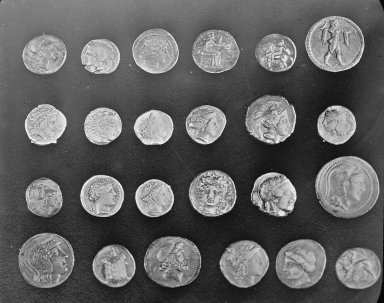
#> input picture skimage.data.coins(), 384 x 303 px
$ jupyter execute 02-filter_basics.ipynb
#> lines starting #> are read from the running program, lines starting #| are printed output that depends on the picture
# Filtering
Filters are arbitrary linear functions and can therefore be used to perform many different kinds of operations. In this exercise, we will explore image filtering, a powerful technique in image processing, to understand how filters can be applied to modify, or extract specific features from images.
As a first step, import the necessary libraries:

[cell 1]
import numpy as np
from skimage import data, color
from scipy.ndimage import convolve, correlate
from scipy import stats, signal
from skimage import filters, feature, transform, io
from skimage.transform import pyramid_gaussian
import matplotlib.pyplot as plt

We will use the same set of example images from the Scikit-Image library that were used in the tutorial. You can use and modify the code below to load and inspect any of the images:

[cell 2]
print(data.__all__)
plt.imshow(data.coins(), cmap="gray")
plt.axis(False)

---
**Task 1 (easy): Shifting pixels👩‍💻♾️**
Construct a filter that shifts pixels in the image by $n$ pixels to the right.
1. Create a function with parameter `n`
 that returns a kernel that can be used to shift an image `n`
 pixels to the right.
2. Apply the filter to one of the example images and show the results. Try out multiple different values for `n`
.
3. Make the functions `shift_to_left`
, `shift_to_up`
, and `shift_to_down`
 to shift the input images $n$ pixels to the left, up and down. Use one of the example images to test these functions and evaluate if the images are correctly shifted.
4. (Optional) Modify the filter to not only shift the pixel to the right (or the other directions) but also decrease its brightness.

---

[cell 3]
fig, axs = plt.subplots(1, 5, figsize=(20, 10))

to_shift = 200

axs[0].imshow(data.coins(), cmap='grey')

# 1
def shift_to_right(n):
    """
    Param n: number of pixels to shift to the right.

    Returns: kernel for shifting.
    """
#> called with n = 200
    # write your solution here
    zeros = np.zeros(n)
#> zeros = 200 values from 0 to 0
    zeros[n - 1] = 1
    return np.array([zeros])
    # zeros = np.zeros((n, n))
    # zeros[0, n - 1] = 1
    # return np.array(zeros)

# 2
axs[1].imshow(convolve(data.coins(), shift_to_right(to_shift)), cmap="grey")
axs[1].set_title(f'{to_shift}Shift to the right')
axs[1].axis('off')

# 3
def shift_to_left(n):
#> called with n = 200
    zeros = np.zeros(n)
#> zeros = 200 values from 0 to 0
    zeros[0] = 1
    return np.array([zeros])

def shift_to_up(n):
#> called with n = 200
    zeros = np.zeros((n, 1))
#> zeros = 200 values from 0 to 0
    zeros[0, 0] = 1
    return zeros

def shift_to_down(n):
#> called with n = 200
    zeros = np.zeros((n, 1))
#> zeros = 200 values from 0 to 0
    zeros[n - 1, 0] = 1
    return zeros

axs[2].imshow(convolve(data.coins(), shift_to_left(to_shift)), cmap='grey')
axs[2].set_title(f'{to_shift} Shift to the left')
axs[2].axis('off')

axs[3].imshow(convolve(data.coins(), shift_to_up(to_shift)), cmap='grey')
axs[3].set_title(f'{to_shift} Shift up')
axs[3].axis('off')

axs[4].imshow(convolve(data.coins(), shift_to_down(to_shift)), cmap='grey')
axs[4].set_title(f'{to_shift} Shift down')
axs[4].axis('off')
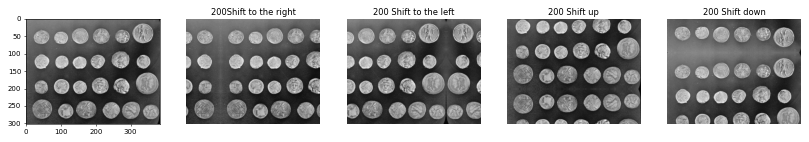
#> figure drawn by matplotlib, 5 panels

---
**Task 2 (medium): Gaussian blurring👩‍💻**
Construct a Gaussian filter and apply it to an image by following the steps below:
1. Design a 3x3 kernel (filter) for Gaussian blurring. Each element of the filter should be filled with values that approximate a Gaussian distribution.

**Hint**
The filter was covered during the lecture.

2. Plot the Gaussian Blur filter.
3. Apply the filter to one of the example image and display the original and blurred images side by side.
4. Explain the underlying reasons for the observed effects produced by this filter.
5. Implement the increased Gaussian blurring kernel shown below. Apply the filter to the selected image and compare the results to the results obtained in the previous steps. Explain the observed effects.

$$
\begin{equation}
\frac{1}{256}
\begin{bmatrix}
1 & 4 & 6 & 4 & 1 \\
4 & 16 & 24 & 16 & 4 \\
6 & 24 & 36 & 24 & 6 \\
4 & 16 & 24 & 16 & 4 \\
1 & 4 & 6 & 4 & 1 \\
\end{bmatrix}
\end{equation}
$$

---

4. The kernel is created using the Gaussian distribution, which assumes most values fall within a given range. Now twisting this a bit and instead giving the distributions as a weight, on how much a pixel should count toward the final transformation of the kernel. This is indicated by the ply, which shows values closer to the center having a higher weight
5. While it's difficult to tell the difference between a gaussian kernel og 3 and 5, it's clear that the gaussian kernel have applied some smoothening compared to the original image

[cell 4]
# write your solution here
# 1
sigma_gaussian = 2.0

def get_symmetrical_gaussian_kernel(size, sigma=1.0):
#> called with size = 3, sigma = 2
    kernel = np.ones((size, size))
    kernel /= 2 * np.pi * sigma**2

    half = size // 2
    for x in range(size):
        for y in range(size):
            kernel[x, y] *= np.exp(-((x-half)**2 + (y-half)**2)/(2*sigma**2))

    return kernel

gaussian_kernel_3 = get_symmetrical_gaussian_kernel(3, sigma_gaussian)
gaussian_kernel_3

# 2
plt.imshow(gaussian_kernel_3, interpolation='nearest', cmap='copper')
plt.colorbar()
plt.show()
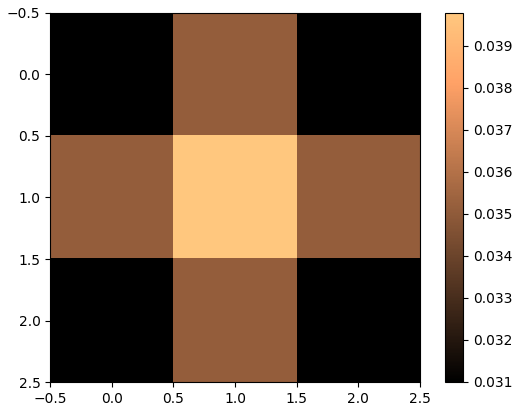
#> figure drawn by matplotlib, 2 panels

# 3
fig, axs = plt.subplots(1, 3, figsize=(20, 10))

img = data.coins()
#> img is the input picture: shape (303, 384); min 1, max 252, mean 96.9
axs[0].imshow(img, cmap='grey')
axs[0].set_title(f'Original image')
axs[0].axis('off')

axs[1].imshow(convolve(img, gaussian_kernel_3), cmap='grey')
axs[1].set_title(f'Gaussian kernel of size 5 applies to image')
axs[1].axis('off')

# 5
gaussian_kernel_5 = get_symmetrical_gaussian_kernel(5, sigma_gaussian)

axs[2].imshow(convolve(img, gaussian_kernel_3), cmap='grey')
axs[2].set_title(f'Gaussian kernel of size 5 applies to image')
axs[2].axis('off')
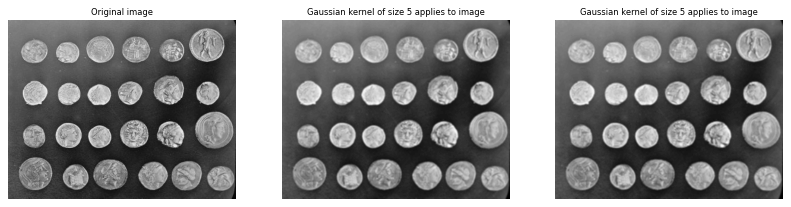
#> figure drawn by matplotlib, 3 panels

---
**Task 3 (medium): Template matching👩‍💻**
In the following exercise you will are going to implement template matching on the sunflower image (`sunflowers.jpg`
) found in the data library for this week's exercises.
1. Load the image, convert it to grayscale and normalize its pixel values.
2. Define a rectangular region of interest (ROI) within the image. This ROI will serve as the template you want to extract from the image. and it should include the flower head of a single sunflower. Extract the template and plot it.
3. Implement template matching by using the [`skimage.feature.match_template`
](https://scikit-image.org/docs/stable/auto_examples/features_detection/plot_template.html)
 function. The function returns a two-dimensional array (correlation map) that indicate the similarity or correlation between the template and regions of the input image. Plot the results.
4. Was the template correctly matched to the original image? Were there any other areas that appeared to be potential matches?

---

4. While the template used was the "brightess", the other sunflowers sere also mathced. Then sun also showed some form of matching, or maybe it was just the brightness of it? TODO:

[cell 5]
# write your solution here TODO:
# 1
sunflower_img = io.imread('./data/sunflowers.jpg')
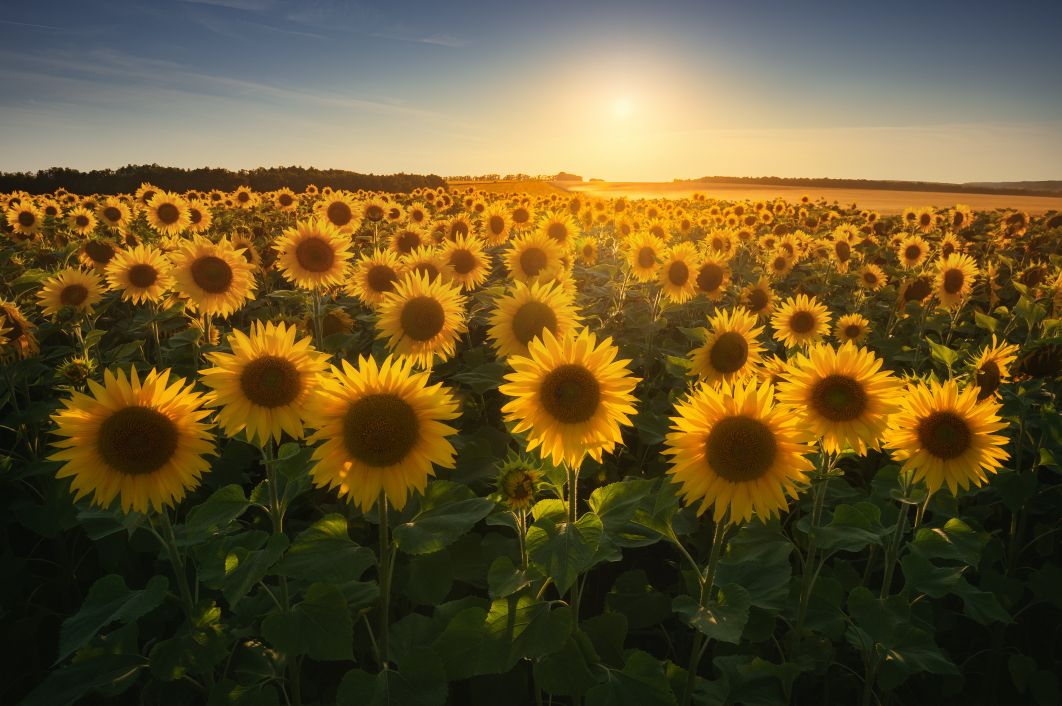
#> input picture iml-repo/vscode/02-material/W07/data/sunflowers.jpg, 2124 x 1411 px (shown at 1/2 size)
#> sunflower_img is the input picture: shape (1411, 2124, 3); mean R, G, B 103.1, 85.1, 44
sunflower_img = color.rgb2gray(sunflower_img)
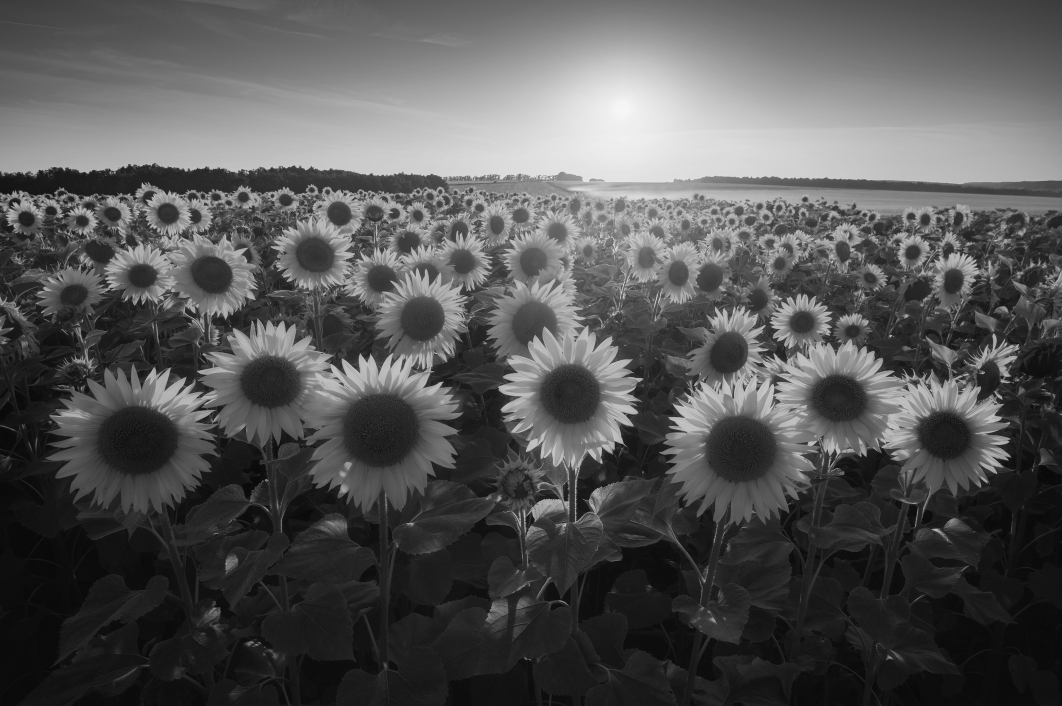
#> sunflower_img: shape (1411, 2124) float64 (shown at 1/2 size); min 0.00449, max 0.976, mean 0.337
sunflower_img = (sunflower_img - np.min(sunflower_img)) / (np.max(sunflower_img) - np.min(sunflower_img))

plt.imshow(sunflower_img)
plt.show()

# 2
sunflower_img_ROI = sunflower_img[740:1020, 100:430]
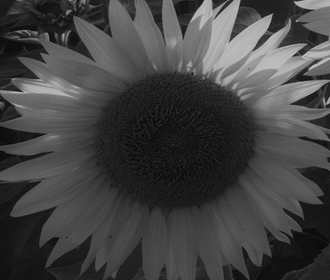
#> sunflower_img_ROI: shape (280, 330) float64; min 0.0242, max 0.777, mean 0.265
# sunflower_img_ROI = sunflower_img[810:950, 180:360]

plt.imshow(sunflower_img_ROI)
plt.show()

# 3
sunflower_template_match = feature.match_template(sunflower_img, sunflower_img_ROI)
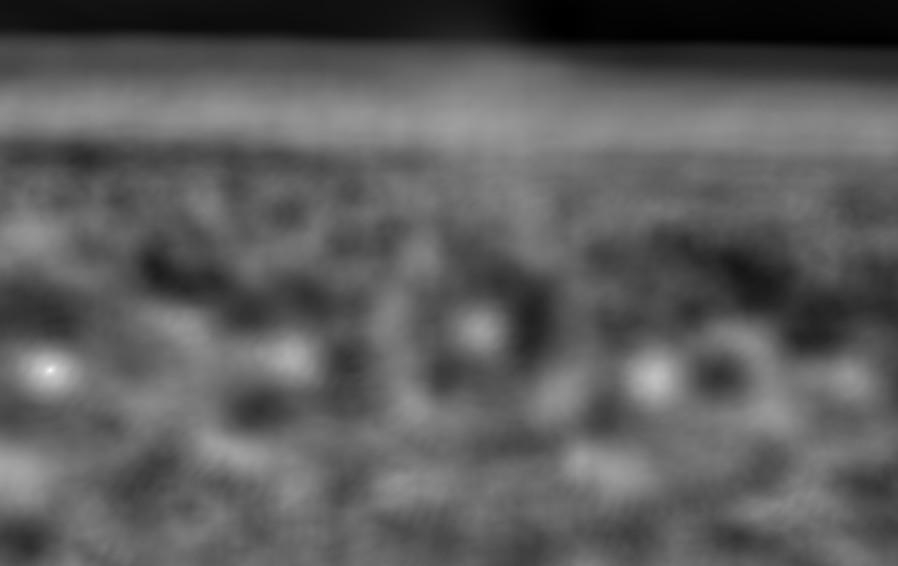
#> sunflower_template_match: shape (1132, 1795) float64 (shown at 1/2 size); min -0.441, max 1, mean 0.0814; drawn with min black and max white

plt.imshow(sunflower_template_match)
plt.show()

---
**Task 4 (medium): Sharpening👩‍💻💡**
In this task, you will create filters to sharpen the pixels of an input image, making details look clearer than in the original image. Here are two filters used for image sharpening:

$$
K_1=\frac{1}{9}\left[
	\begin{array}{r r r}
		-1 & -1 & -1 \\
		-1 & 17 & -1 \\
		-1 & -1 & -1
	\end{array}
\right],
K_2=\left[
	\begin{array}{r r r}
		-1 & -1 & -1 \\
		-1 &  9 & -1 \\
		-1 & -1 & -1
	\end{array}
\right]
$$
Notice that in this case the filter values sum to one.
1. Why do sharpen filters contain a single positive value at their centers, which are completely surrounded by negative values?

2. Define the above filter kernels as Numpy arrays.

3. Use the filter kernels $K_1$ and $K_2$ to sharpen one of the example images from the Scikit-Image library. Show the two filtered images and compare them with the original input image.

4. Implement the sharpening filter shown below and apply it to the selected image. Reflect on the effects of increasing the size of the sharpening filter.

$$
\begin{equation}
\frac{1}{8}
\begin{bmatrix}
-1 & -1 & -1 & -1 & -1 \\
-1 & 2 & 2 & 2 & -1 \\
-1 & 2 & 8 & 2 & -1 \\
-1 & 2 & 2 & 2 & -1 \\
-1 & -1 & -1 & -1 & -1 \\
\end{bmatrix}
\end{equation}
$$

---

1. We want to sharpen the image, which can be done by increasing the contract between a pixel and its neighbours. This is done here by giving the neighbours a value of -1 while giving the pixel itself a positive value. This leads to a higher contrast especially around edges
2. I marks edges more clearly. In the coins example in kinda draws a line on the edge, that's wider than 1 pixel

[cell 6]
# write your solution here
# 2 + 4
# 2
sharpening_filter_k1 = np.array([
    [-1, -1, -1],
    [-1, 17, -1],
    [-1, -1, -1],
]) * (1/9)
sharpening_filter_k2 = np.array([
    [-1, -1, -1],
    [-1, 9, -1],
    [-1, -1, -1],
])
# 4
sharpening_filter_k3 = np.array([
    [-1, -1, -1, -1, -1],
    [-1, 2, 2, 2, -1],
    [-1, 2, 8, 2, -1],
    [-1, 2, 2, 2, -1],
    [-1, -1, -1, -1, -1],
]) * (1/8)

# 3 + 4
fig, axs = plt.subplots(1, 4, figsize=(20, 10))

sharpening_img = data.coins()
axs[0].imshow(sharpening_img, cmap="grey")
axs[0].set_title(f'Original Image')
axs[0].axis('off')

axs[1].imshow(convolve(sharpening_img, sharpening_filter_k1), cmap="grey")
axs[1].set_title(f'K1 sharpening applied')
axs[1].axis('off')

axs[2].imshow(convolve(sharpening_img, sharpening_filter_k2), cmap="grey")
axs[2].set_title(f'K2 sharpening applied')
axs[2].axis('off')

axs[3].imshow(convolve(sharpening_img, sharpening_filter_k3), cmap="grey")
axs[3].set_title(f'Task 4 (K3) applied')
axs[3].axis('off')
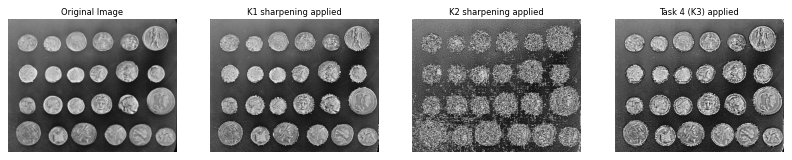
#> figure drawn by matplotlib, 4 panels
